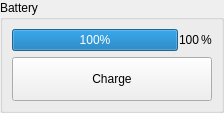
<?xml version="1.0" encoding="UTF-8"?>
<ui version="4.0">
 <class>batteryStatus</class>
 <widget class="QWidget" name="batteryStatus">
  <property name="geometry">
   <rect>
    <x>0</x>
    <y>0</y>
    <width>224</width>
    <height>113</height>
   </rect>
  </property>
  <property name="windowTitle">
   <string>Form</string>
  </property>
  <layout class="QVBoxLayout" name="BatteryLayout">
   <property name="spacing">
    <number>1</number>
   </property>
   <property name="margin">
    <number>0</number>
   </property>
   <item>
    <widget class="QGroupBox" name="batteryLevel">
     <property name="mouseTracking">
      <bool>true</bool>
     </property>
     <property name="inputMethodHints">
      <set>Qt::ImhNone</set>
     </property>
     <property name="title">
      <string>Battery</string>
     </property>
     <property name="flat">
      <bool>false</bool>
     </property>
     <property name="checkable">
      <bool>false</bool>
     </property>
     <layout class="QVBoxLayout" name="batteryBoxLayout">
      <item>
       <layout class="QHBoxLayout" name="batteryBoxLevel">
        <property name="spacing">
         <number>1</number>
        </property>
        <item>
         <widget class="QProgressBar" name="battery">
          <property name="value">
           <number>100</number>
          </property>
          <property name="alignment">
           <set>Qt::AlignCenter</set>
          </property>
          <property name="invertedAppearance">
           <bool>false</bool>
          </property>
         </widget>
        </item>
        <item>
         <widget class="QLabel" name="value">
          <property name="text">
           <string>100</string>
          </property>
         </widget>
        </item>
        <item>
         <widget class="QLabel" name="p">
          <property name="text">
           <string>%</string>
          </property>
         </widget>
        </item>
       </layout>
      </item>
      <item>
       <widget class="QPushButton" name="charge">
        <property name="minimumSize">
         <size>
          <width>0</width>
          <height>44</height>
         </size>
        </property>
        <property name="text">
         <string>Charge</string>
        </property>
       </widget>
      </item>
     </layout>
    </widget>
   </item>
  </layout>
 </widget>
 <resources/>
 <connections>
  <connection>
   <sender>charge</sender>
   <signal>clicked()</signal>
   <receiver>battery</receiver>
   <slot>reset()</slot>
   <hints>
    <hint type="sourcelabel">
     <x>112</x>
     <y>128</y>
    </hint>
    <hint type="destinationlabel">
     <x>116</x>
     <y>62</y>
    </hint>
   </hints>
  </connection>
  <connection>
   <sender>battery</sender>
   <signal>valueChanged(int)</signal>
   <receiver>value</receiver>
   <slot>setNum(int)</slot>
   <hints>
    <hint type="sourcelabel">
     <x>149</x>
     <y>62</y>
    </hint>
    <hint type="destinationlabel">
     <x>174</x>
     <y>34</y>
    </hint>
   </hints>
  </connection>
 </connections>
</ui>
